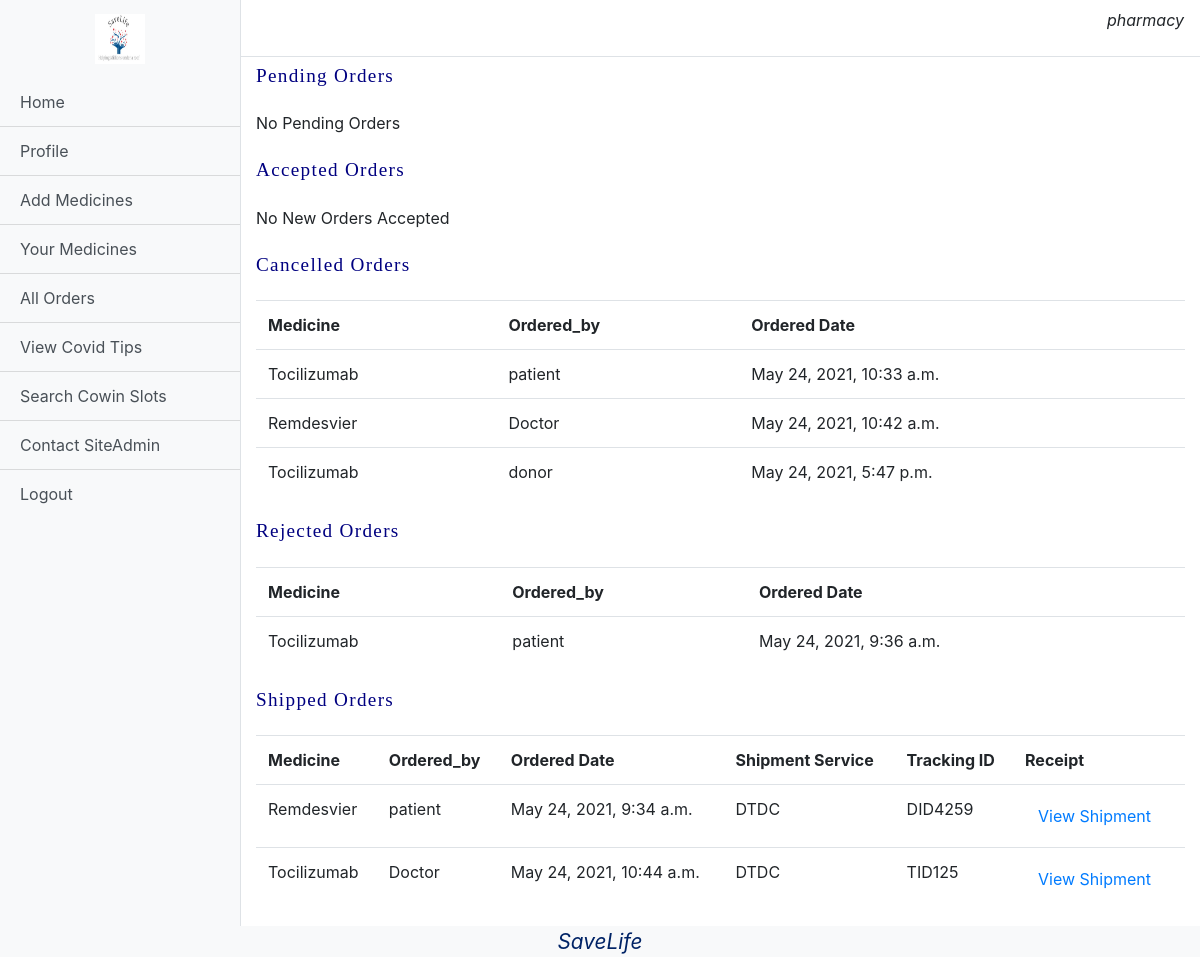
/pharmacy/yourOrders (signed in), run on an earlier commit of the app's database.
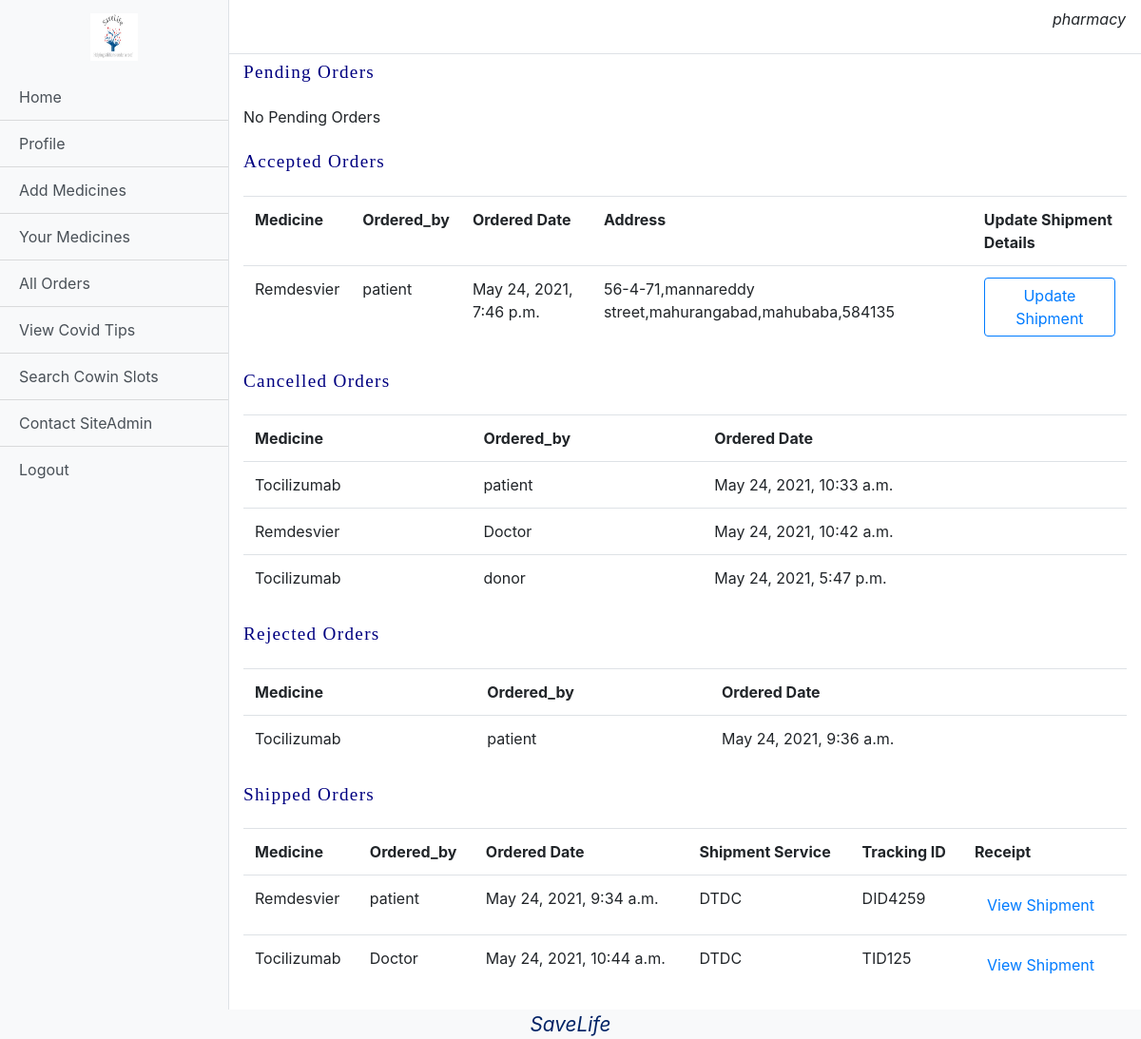
And on a later commit of the database.
### pharmacy/models.py (models this page shows)
class Order(models.Model):
    medicine = models.ForeignKey(Medicine,on_delete=models.SET_NULL,null=True)
    ordered_by = models.ForeignKey(User,related_name='ordered_by',on_delete=models.DO_NOTHING)
    ordered_to = models.ForeignKey(User,related_name='ordered_to',on_delete=models.DO_NOTHING)
    ordered_date = models.DateTimeField(auto_now_add=True)
    status = models.CharField(max_length=15,choices=(('Cancelled','Cancelled'),('Pending','Pending'),('Accepted','Accepted'),('Rejected','Rejected'),('Shipped','Shipped')))
    tracking_id = models.CharField(max_length=500,blank=True,null=True)
    service = models.CharField(max_length=250,blank=True,null=True)
    receipt = models.ImageField(upload_to='orders',blank=True,null=True)
    billing = models.ForeignKey(Bill,on_delete=models.SET_NULL,null=True)

class Medicine(models.Model):
    name = models.CharField(max_length=2048)
    image = models.ImageField(upload_to='medicines')
    description = models.CharField(max_length=2048)
    cost = models.IntegerField()
    expiry_date = models.DateField()
    expected_delivery = models.IntegerField()
    user = models.ForeignKey(User,on_delete=models.CASCADE)

### base/models.py (models this page shows, shortened)
class User(AbstractUser):
    type = models.CharField(max_length=10,choices=(("Patient","Patient"),("Doctor","Doctor"),("Donor","Donor"),("Pharmacy","Pharmacy")))

class Profile(models.Model):
    user = models.OneToOneField(User,on_delete=models.CASCADE)
    address1 = models.CharField(max_length=1000)
    address2 = models.CharField(max_length=1000)
    street =  models.CharField(max_length=1000)
    city = models.CharField(max_length=1000)
    state = models.CharField(max_length=1000)
    pincode = models.IntegerField()
    covid = models.BooleanField()
    skype = models.CharField(blank=True,max_length=200)
    mobile = models.BigIntegerField(null=True)

### pharmacy/views.py (the view)
# urls.py: path('yourOrders',views.yourOrder,name="yourOrder"),
def yourOrders(request):
    pending = Order.objects.filter(status="Pending",ordered_to=request.user)
    cancelled = Order.objects.filter(status="Cancelled",ordered_to=request.user)
    rejected = Order.objects.filter(status="Rejected",ordered_to=request.user)
    accepted = Order.objects.filter(status="Accepted",ordered_to=request.user)
    shipped = Order.objects.filter(ordered_to= request.user,status="Shipped")
    p_l,a_l,r_l,s_l,c_l = len(pending),len(accepted),len(rejected),len(shipped),len(cancelled)
    return render(request,"Pharmacy/yourOrders.html",{'pending':pending,'accepted':accepted,'rejected':rejected,'shipped':shipped,'cancelled':cancelled,
                        'pl':p_l,'rl':r_l,'al':a_l,'sl':s_l,'cl':c_l})

### templates/Pharmacy/yourOrders.html (shortened to what this page needs)
{%extends "Pharmacy/dashboard.html"%}
{%load static%}
{%block content%}
<link rel="stylesheet" href="{%static 'css/home.css'%}">
<p class="aboutText">Pending Orders</p>
{% if pl == 0%}
<p>No Pending Orders</p>
{%endif%}
<p class="aboutText">Accepted Orders</p>
{% if al == 0%}
<p>No New Orders Accepted</p>
{%else%}
<table class="table">
    <tr>
        <th>Medicine</th>
        <th>Ordered_by</th>
        <th>Ordered Date</th>
        <th>Address</th>
        <th>Update Shipment Details</th>
    </tr>
    {%for item in accepted%}
    <tr>
        <td>{{item.medicine.name}}</td>
        <td>{{item.ordered_by.first_name}}</td>
        <td>{{item.ordered_date}}</td>
        <td>{{item.ordered_by.profile.address1}},{{item.ordered_by.profile.address2}},{{item.ordered_by.profile.city}},{{item.ordered_by.profile.state}},{{item.ordered_by.profile.pincode}}</td>
        <td><a href="/pharmacy/shipment/{{item.id}}" class="btn btn-outline-primary">Update Shipment</a></td>
    </tr>
    {%endfor%}
</table>
{%endif%}
<p class="aboutText">Cancelled Orders</p>
{% if cl == 0%}
<p>No Orders Cancelled</p>
{%else%}
<table class="table">
    <tr>
        <th>Medicine</th>
        <th>Ordered_by</th>
        <th>Ordered Date</th>
    </tr>
    {%for item in cancelled%}
    <tr>
        <td>{{item.medicine.name}}</td>
        <td>{{item.ordered_by.first_name}}</td>
        <td>{{item.ordered_date}}</td>
    </tr>
    {%endfor%}
</table>
{%endif%}
<p class="aboutText">Rejected Orders</p>
{% if rl == 0%}
<p>No Rejected Orders</p>
{%else%}
<table class="table">
    <tr>
        <th>Medicine</th>
        <th>Ordered_by</th>
        <th>Ordered Date</th>
    </tr>
    {%for item in rejected%}
    <tr>
        <td>{{item.medicine.name}}</td>
        <td>{{item.ordered_by.first_name}}</td>
        <td>{{item.ordered_date}}</td>
    </tr>
    {%endfor%}
</table>
{%endif%}
<p class="aboutText">Shipped Orders</p>
{% if sl == 0%}
<p>No Orders Shipped</p>
{%else%}
<table class="table">
    <tr>
        <th>Medicine</th>
        <th>Ordered_by</th>
        <th>Ordered Date</th>
        <th>Shipment Service</th>
        <th>Tracking ID</th>
        <th>Receipt</th>
    </tr>
    {%for item in shipped%}
    <tr>
        <td>{{item.medicine.name}}</td>
        <td>{{item.ordered_by.first_name}}</td>
        <td>{{item.ordered_date}}</td>
        <td>{{item.service}}</td>
        <td>{{item.tracking_id}}</td>
        <td><a href="{{item.receipt.url}}" class="btn btn-link">View Shipment</a></td>
    </tr>
    {%endfor%}
</table>
{%endif%}
{%endblock%}

What changed in the data, as far as the page shows it:
added Order: medicine.name "Remdesvier", ordered_by.first_name "patient", ordered_date "May 24, 2021, 7:46 p.m.", ordered_by.profile.address1 "56-4-71", ordered_by.profile.address2 "mannareddy street", ordered_by.profile.city "mahurangabad", ordered_by.profile.state "mahubaba", ordered_by.profile.pincode "584135"
Also different on the page:
text no longer shown: "No New Orders Accepted"
text now shown: "Medicine Ordered_by Ordered Date Address Update Shipment Details"
